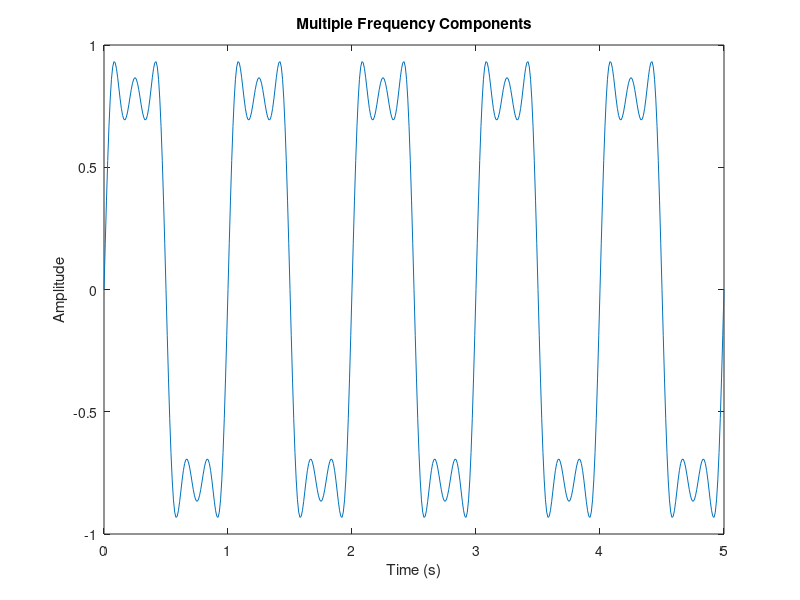

This chart was generated by the following MATLAB code:
% Multiple Frequency Components

% Fundamental Frequency
f = 1; % MHz

% Time Interval and Increment
t = 0:.01:5;

% Define Function
y1 = sin(2*pi*f*t) + 1/3*sin(2*pi*(3*f)*t) + 1/5*sin(2*pi*(5*f)*t);

% Plot Function
plot(t,y1)
title('Multiple Frequency Components')
xlabel('Time (s)')
ylabel('Amplitude')